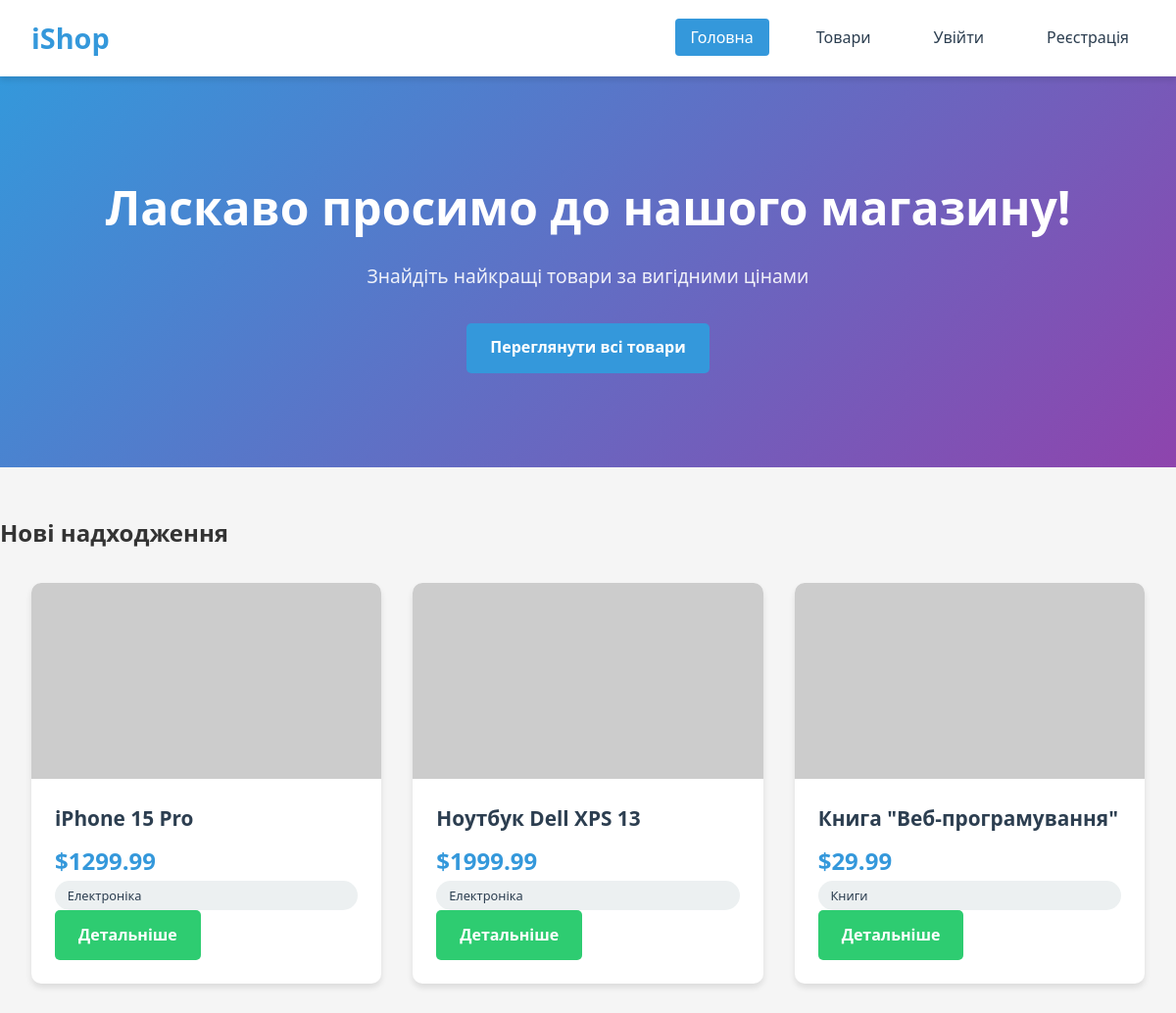
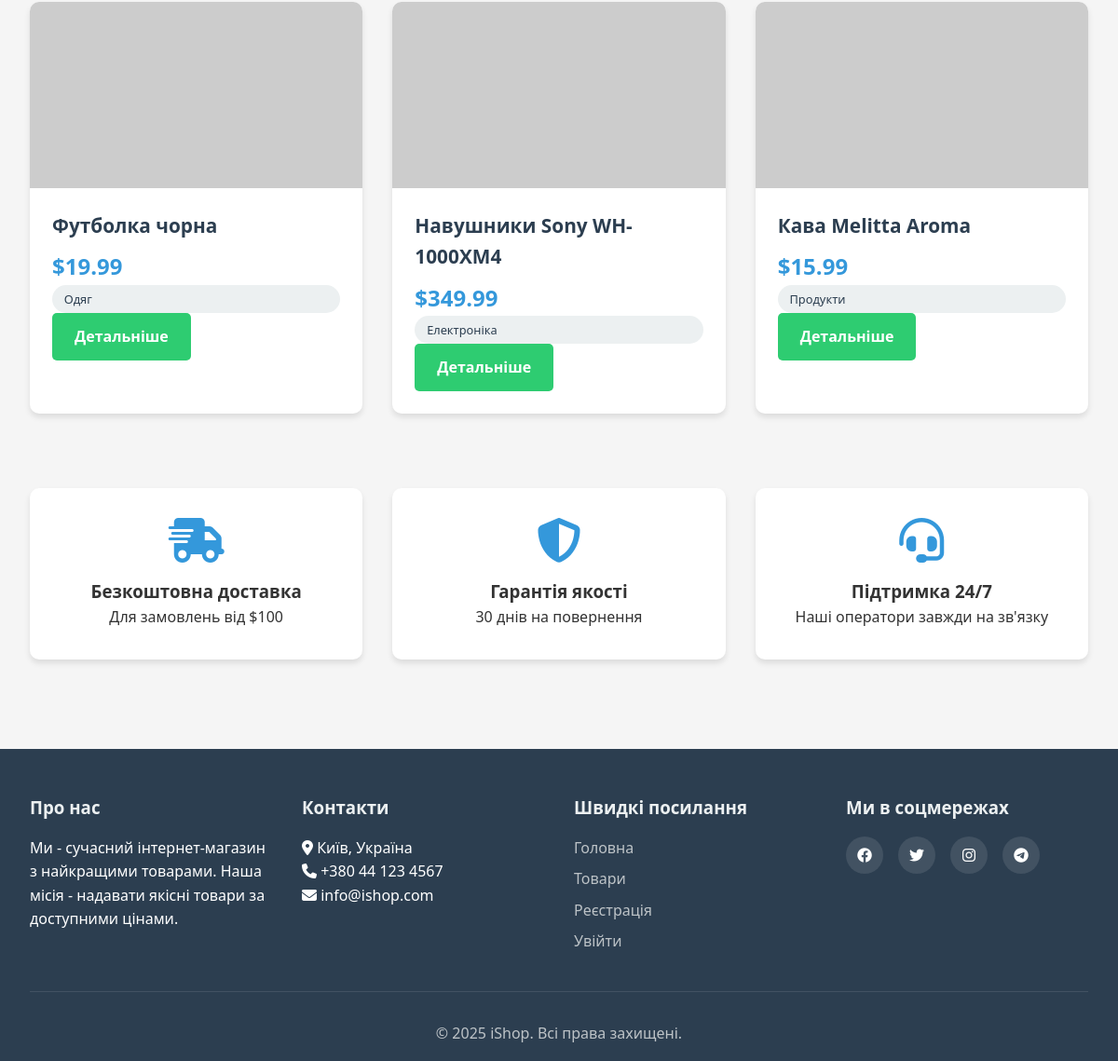
The page / on the database its author committed (2 pictures, top to bottom).
### tables this page shows
CREATE TABLE products (
    id INT PRIMARY KEY AUTO_INCREMENT,
    user_id INT NOT NULL,
    name VARCHAR(100) NOT NULL,
    description TEXT,
    price DECIMAL(10, 2) NOT NULL,
    category VARCHAR(50),
    created_at TIMESTAMP DEFAULT CURRENT_TIMESTAMP,
    FOREIGN KEY (user_id) REFERENCES users(id) ON DELETE CASCADE
);

### config/database.php (called while the page is built, shortened)
<?php
function escape($data) {
    return htmlspecialchars($data, ENT_QUOTES, 'UTF-8');
}
?>

### index.php (the view, shortened to what this page needs)
<?php
require_once 'config/database.php';
try {
    $sql = "SELECT * FROM products ORDER BY created_at DESC LIMIT 6";
    $stmt = $pdo->prepare($sql);
    $stmt->execute();
    $products = $stmt->fetchAll(PDO::FETCH_ASSOC);
} catch(Exception $e) {
    $products = [];
    error_log("Помилка БД: " . $e->getMessage());
}
?>
<!DOCTYPE html>
<html lang="uk">
<head>
    <link rel="stylesheet" href="style.css">
    <link rel="stylesheet" href="https://cdnjs.cloudflare.com/ajax/libs/font-awesome/6.4.0/css/all.min.css">
</head>
<body>
    <?php include 'includes/header.php'; ?>
    <main class="main-content">
        <section class="hero">
            <div class="hero-content">
                <h1>Ласкаво просимо до нашого магазину!</h1>
                <p>Знайдіть найкращі товари за вигідними цінами</p>
                <a href="products.php" class="btn btn-primary">Переглянути всі товари</a>
            </div>
        </section>
        <section class="featured-products">
            <h2 class="section-title">Нові надходження</h2>
            <div class="products-grid">
                <?php if(!empty($products)): ?>
                    <?php foreach($products as $product): ?>
                    <div class="product-card">
                        <div class="product-image">
                            <?php if(!empty($product['image'])): ?>
                                <img src="uploads/<?php echo escape($product['image']); ?>" alt="<?php echo escape($product['name']); ?>">
                            <?php else: ?>
                                <img src="https://via.placeholder.com/300x200?text=<?php echo urlencode(substr($product['name'], 0, 20)); ?>" alt="<?php echo escape($product['name']); ?>">
                            <?php endif; ?>
                        </div>
                        <div class="product-info">
                            <h3><?php echo escape($product['name']); ?></h3>
                            <p class="product-price">$<?php echo escape($product['price']); ?></p>
                            <p class="product-category"><?php echo escape($product['category']); ?></p>
                            <a href="product-detail.php?id=<?php echo $product['id']; ?>" class="btn btn-secondary">Детальніше</a>
                        </div>
                    </div>
                    <?php endforeach; ?>
                <?php endif; ?>
            </div>
        </section>
        <section class="features">
            <div class="feature">
                <i class="fas fa-shipping-fast"></i>
                <h3>Безкоштовна доставка</h3>
                <p>Для замовлень від $100</p>
            </div>
            <div class="feature">
                <i class="fas fa-shield-alt"></i>
                <h3>Гарантія якості</h3>
                <p>30 днів на повернення</p>
            </div>
            <div class="feature">
                <i class="fas fa-headset"></i>
                <h3>Підтримка 24/7</h3>
                <p>Наші оператори завжди на зв'язку</p>
            </div>
        </section>
    </main>
    <?php include 'includes/footer.php'; ?>
</body>
</html>

### includes/header.php (shortened to what this page needs)
<?php
$current_page = basename($_SERVER['PHP_SELF']);
?>
<header class="header">
    <nav class="navbar">
        <div class="nav-brand">
            <a href="index.php" class="logo">iShop</a>
        </div>
        <ul class="nav-menu">
            <li class="nav-item <?php echo $current_page == 'index.php' ? 'active' : ''; ?>">
                <a href="index.php" class="nav-link">Головна</a>
            </li>
            <li class="nav-item <?php echo $current_page == 'products.php' ? 'active' : ''; ?>">
                <a href="products.php" class="nav-link">Товари</a>
            </li>
            <?php if(isset($_SESSION['user_id'])): ?>
                <li class="nav-item <?php echo $current_page == 'add-product.php' ? 'active' : ''; ?>">
                    <a href="add-product.php" class="nav-link">Додати товар</a>
                </li>
                <li class="nav-item <?php echo $current_page == 'my-products.php' ? 'active' : ''; ?>">
                    <a href="my-products.php" class="nav-link">Мої товари</a>
                </li>
                <li class="nav-item <?php echo $current_page == 'view-users.php' ? 'active' : ''; ?>">
                    <a href="view-users.php" class="nav-link">Користувачі</a>
                </li>
                <li class="nav-item">
                    <span class="nav-link user-info">
                        <i class="fas fa-user"></i> <?php echo escape($_SESSION['username']); ?>
                    </span>
                </li>
                <li class="nav-item">
                    <a href="logout.php" class="nav-link logout">Вийти</a>
                </li>
            <?php else: ?>
                <li class="nav-item <?php echo $current_page == 'login.php' ? 'active' : ''; ?>">
                    <a href="login.php" class="nav-link">Увійти</a>
                </li>
                <li class="nav-item <?php echo $current_page == 'register.php' ? 'active' : ''; ?>">
                    <a href="register.php" class="nav-link">Реєстрація</a>
                </li>
            <?php endif; ?>
        </ul>
    </nav>
</header>

### includes/footer.php
<footer class="footer">
    <div class="footer-content">
        <div class="footer-section">
            <h3>Про нас</h3>
            <p>Ми - сучасний інтернет-магазин з найкращими товарами. Наша місія - надавати якісні товари за доступними цінами.</p>
        </div>
        <div class="footer-section">
            <h3>Контакти</h3>
            <p><i class="fas fa-map-marker-alt"></i> Київ, Україна</p>
            <p><i class="fas fa-phone"></i> +380 44 123 4567</p>
            <p><i class="fas fa-envelope"></i> info@ishop.com</p>
        </div>
        <div class="footer-section">
            <h3>Швидкі посилання</h3>
            <ul>
                <li><a href="index.php">Головна</a></li>
                <li><a href="products.php">Товари</a></li>
                <li><a href="register.php">Реєстрація</a></li>
                <li><a href="login.php">Увійти</a></li>
            </ul>
        </div>
        <div class="footer-section">
            <h3>Ми в соцмережах</h3>
            <div class="social-icons">
                <a href="#"><i class="fab fa-facebook"></i></a>
                <a href="#"><i class="fab fa-twitter"></i></a>
                <a href="#"><i class="fab fa-instagram"></i></a>
                <a href="#"><i class="fab fa-telegram"></i></a>
            </div>
        </div>
    </div>
    <div class="footer-bottom">
        <p>&copy; <?php echo date('Y'); ?> iShop. Всі права захищені.</p>
    </div>
</footer>

### style.css (style rules this page uses)
:root { --primary-color: #3498db; --secondary-color: #2ecc71; --danger-color: #e74c3c; --warning-color: #f39c12; --dark-color: #2c3e50; --light-color: #ecf0f1; --gray-color: #95a5a6; --shadow: 0 4px 6px rgba(0, 0, 0, 0.1); --transition: all 0.3s ease; }
* { margin: 0; padding: 0; box-sizing: border-box; }
body { font-family: 'Segoe UI', Tahoma, Geneva, Verdana, sans-serif; line-height: 1.6; color: #333; background-color: #f5f5f5; }
.header { background-color: white; box-shadow: var(--shadow); position: sticky; top: 0; z-index: 1000; }
.navbar { max-width: 1200px; margin: 0 auto; padding: 1rem 2rem; display: flex; justify-content: space-between; align-items: center; }
.logo { font-size: 1.8rem; font-weight: bold; color: var(--primary-color); text-decoration: none; }
.nav-menu { display: flex; list-style: none; gap: 2rem; }
.nav-link { text-decoration: none; color: var(--dark-color); font-weight: 500; padding: 0.5rem 1rem; border-radius: 4px; transition: var(--transition); }
.nav-item.active .nav-link { background-color: var(--primary-color); color: white; }
.hero { background: linear-gradient(135deg, var(--primary-color), #8e44ad); color: white; padding: 6rem 2rem; text-align: center; margin-bottom: 3rem; }
.hero h1 { font-size: 3rem; margin-bottom: 1rem; }
.hero p { font-size: 1.2rem; margin-bottom: 2rem; opacity: 0.9; }
.products-grid, .my-products-grid { display: grid; grid-template-columns: repeat(auto-fill, minmax(300px, 1fr)); gap: 2rem; padding: 2rem; max-width: 1200px; margin: 0 auto; }
.product-card, .my-product-card { background: white; border-radius: 10px; overflow: hidden; box-shadow: var(--shadow); transition: var(--transition); }
.product-image, .my-product-image { height: 200px; overflow: hidden; }
.product-image img, .my-product-image img { width: 100%; height: 100%; object-fit: cover; transition: var(--transition); }
.product-info, .my-product-info { padding: 1.5rem; }
.product-info h3, .my-product-info h3 { font-size: 1.3rem; margin-bottom: 0.5rem; color: var(--dark-color); }
.product-price { font-size: 1.5rem; font-weight: bold; color: var(--primary-color); }
.product-category { background-color: var(--light-color); padding: 0.3rem 0.8rem; border-radius: 20px; font-size: 0.8rem; color: var(--dark-color); }
.btn { display: inline-block; padding: 0.8rem 1.5rem; border-radius: 5px; text-decoration: none; font-weight: 600; cursor: pointer; border: none; transition: var(--transition); text-align: center; }
.btn-primary { background-color: var(--primary-color); color: white; }
.btn-secondary { background-color: var(--secondary-color); color: white; }
.features { display: grid; grid-template-columns: repeat(auto-fit, minmax(250px, 1fr)); gap: 2rem; padding: 3rem 2rem; max-width: 1200px; margin: 0 auto; }
.feature { text-align: center; padding: 2rem; background: white; border-radius: 10px; box-shadow: var(--shadow); }
.feature i { font-size: 3rem; color: var(--primary-color); margin-bottom: 1rem; }
.footer { background-color: var(--dark-color); color: white; padding: 3rem 2rem 1rem; margin-top: 3rem; }
.footer-content { max-width: 1200px; margin: 0 auto; display: grid; grid-template-columns: repeat(auto-fit, minmax(250px, 1fr)); gap: 2rem; margin-bottom: 2rem; }
.footer-section h3 { margin-bottom: 1rem; color: var(--light-color); }
.footer-section ul { list-style: none; }
.footer-section ul li { margin-bottom: 0.5rem; }
.footer-section a { color: #bdc3c7; text-decoration: none; transition: var(--transition); }
.social-icons { display: flex; gap: 1rem; margin-top: 1rem; }
.social-icons a { display: inline-flex; align-items: center; justify-content: center; width: 40px; height: 40px; background-color: rgba(255, 255, 255, 0.1); border-radius: 50%; color: white; text-decoration: none; transition: var(--transition); }
.footer-bottom { text-align: center; padding-top: 2rem; border-top: 1px solid rgba(255, 255, 255, 0.1); color: #bdc3c7; }
.btn { transition: all 0.3s ease; }
.product-card { transition: transform 0.3s ease, box-shadow 0.3s ease; }

### rows shown on the page
products: name "iPhone 15 Pro", price "1299.99", category "Електроніка"
products: name "Ноутбук Dell XPS 13", price "1999.99", category "Електроніка"
products: name "Книга \"Веб-програмування\"", price "29.99", category "Книги"
products: name "Футболка чорна", price "19.99", category "Одяг"
products: name "Навушники Sony WH-1000XM4", price "349.99", category "Електроніка"
products: name "Кава Melitta Aroma", price "15.99", category "Продукти"
